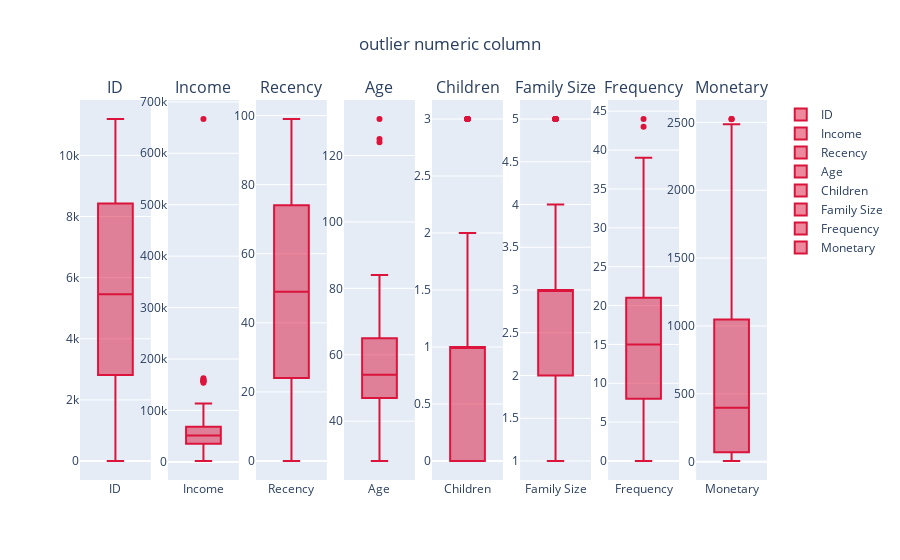

The cell this chart's notebook holds for it:
### Markdown cell above
Handling Outliers

### Code cell
numeric_columns = df.select_dtypes(include=['number']).columns
def outliers_boxplots(df,columns=numeric_columns,title="outlier numeric column",color="crimson"):
    fig=make_subplots(rows=1,cols=len(columns),subplot_titles=columns)

    for i,column in enumerate(columns):
        trace=go.Box(y=df[column],name=f'{column}',marker=dict(color=color))
        fig.add_trace(trace,row=1,col=i+1)
    fig.update_layout(title_text=title,title_x=0.5)
    fig.show()
outliers_boxplots(df)

### Figure 1 — Plotly figure (JSON) as saved in the notebook; plotly's stock layout.template omitted (floating-point values rounded to 4 significant figures; data arrays with more than 128 entries replaced by an {"elided": "..."} marker saying what was removed)
{"data": [{"marker": {"color": "crimson"}, "name": "ID", "type": "box", "xaxis": "x", "y": {"elided": "2216 int values"}, "yaxis": "y"}, {"marker": {"color": "crimson"}, "name": "Income", "type": "box", "xaxis": "x2", "y": {"elided": "2216 int values"}, "yaxis": "y2"}, {"marker": {"color": "crimson"}, "name": "Recency", "type": "box", "xaxis": "x3", "y": {"elided": "2216 int values"}, "yaxis": "y3"}, {"marker": {"color": "crimson"}, "name": "Age", "type": "box", "xaxis": "x4", "y": {"elided": "2216 int values"}, "yaxis": "y4"}, {"marker": {"color": "crimson"}, "name": "Children", "type": "box", "xaxis": "x5", "y": {"elided": "2216 int values"}, "yaxis": "y5"}, {"marker": {"color": "crimson"}, "name": "Family Size", "type": "box", "xaxis": "x6", "y": {"elided": "2216 int values"}, "yaxis": "y6"}, {"marker": {"color": "crimson"}, "name": "Frequency", "type": "box", "xaxis": "x7", "y": {"elided": "2216 int values"}, "yaxis": "y7"}, {"marker": {"color": "crimson"}, "name": "Monetary", "type": "box", "xaxis": "x8", "y": {"elided": "2216 int values"}, "yaxis": "y8"}], "layout": {"annotations": [{"font": {"size": 16}, "showarrow": false, "text": "ID", "x": 0.05156, "xanchor": "center", "xref": "paper", "y": 1, "yanchor": "bottom", "yref": "paper"}, {"font": {"size": 16}, "showarrow": false, "text": "Income", "x": 0.1797, "xanchor": "center", "xref": "paper", "y": 1, "yanchor": "bottom", "yref": "paper"}, {"font": {"size": 16}, "showarrow": false, "text": "Recency", "x": 0.3078, "xanchor": "center", "xref": "paper", "y": 1, "yanchor": "bottom", "yref": "paper"}, {"font": {"size": 16}, "showarrow": false, "text": "Age", "x": 0.4359, "xanchor": "center", "xref": "paper", "y": 1, "yanchor": "bottom", "yref": "paper"}, {"font": {"size": 16}, "showarrow": false, "text": "Children", "x": 0.5641, "xanchor": "center", "xref": "paper", "y": 1, "yanchor": "bottom", "yref": "paper"}, {"font": {"size": 16}, "showarrow": false, "text": "Family Size", "x": 0.6922, "xanchor": "center", "xref": "paper", "y": 1, "yanchor": "bottom", "yref": "paper"}, {"font": {"size": 16}, "showarrow": false, "text": "Frequency", "x": 0.8203, "xanchor": "center", "xref": "paper", "y": 1, "yanchor": "bottom", "yref": "paper"}, {"font": {"size": 16}, "showarrow": false, "text": "Monetary", "x": 0.9484, "xanchor": "center", "xref": "paper", "y": 1, "yanchor": "bottom", "yref": "paper"}], "title": {"text": "outlier numeric column", "x": 0.5}, "xaxis": {"anchor": "y", "domain": [0, 0.1031]}, "xaxis2": {"anchor": "y2", "domain": [0.1281, 0.2312]}, "xaxis3": {"anchor": "y3", "domain": [0.2562, 0.3594]}, "xaxis4": {"anchor": "y4", "domain": [0.3844, 0.4875]}, "xaxis5": {"anchor": "y5", "domain": [0.5125, 0.6156]}, "xaxis6": {"anchor": "y6", "domain": [0.6406, 0.7438]}, "xaxis7": {"anchor": "y7", "domain": [0.7688, 0.8719]}, "xaxis8": {"anchor": "y8", "domain": [0.8969, 1]}, "yaxis": {"anchor": "x", "domain": [0, 1]}, "yaxis2": {"anchor": "x2", "domain": [0, 1]}, "yaxis3": {"anchor": "x3", "domain": [0, 1]}, "yaxis4": {"anchor": "x4", "domain": [0, 1]}, "yaxis5": {"anchor": "x5", "domain": [0, 1]}, "yaxis6": {"anchor": "x6", "domain": [0, 1]}, "yaxis7": {"anchor": "x7", "domain": [0, 1]}, "yaxis8": {"anchor": "x8", "domain": [0, 1]}}}
